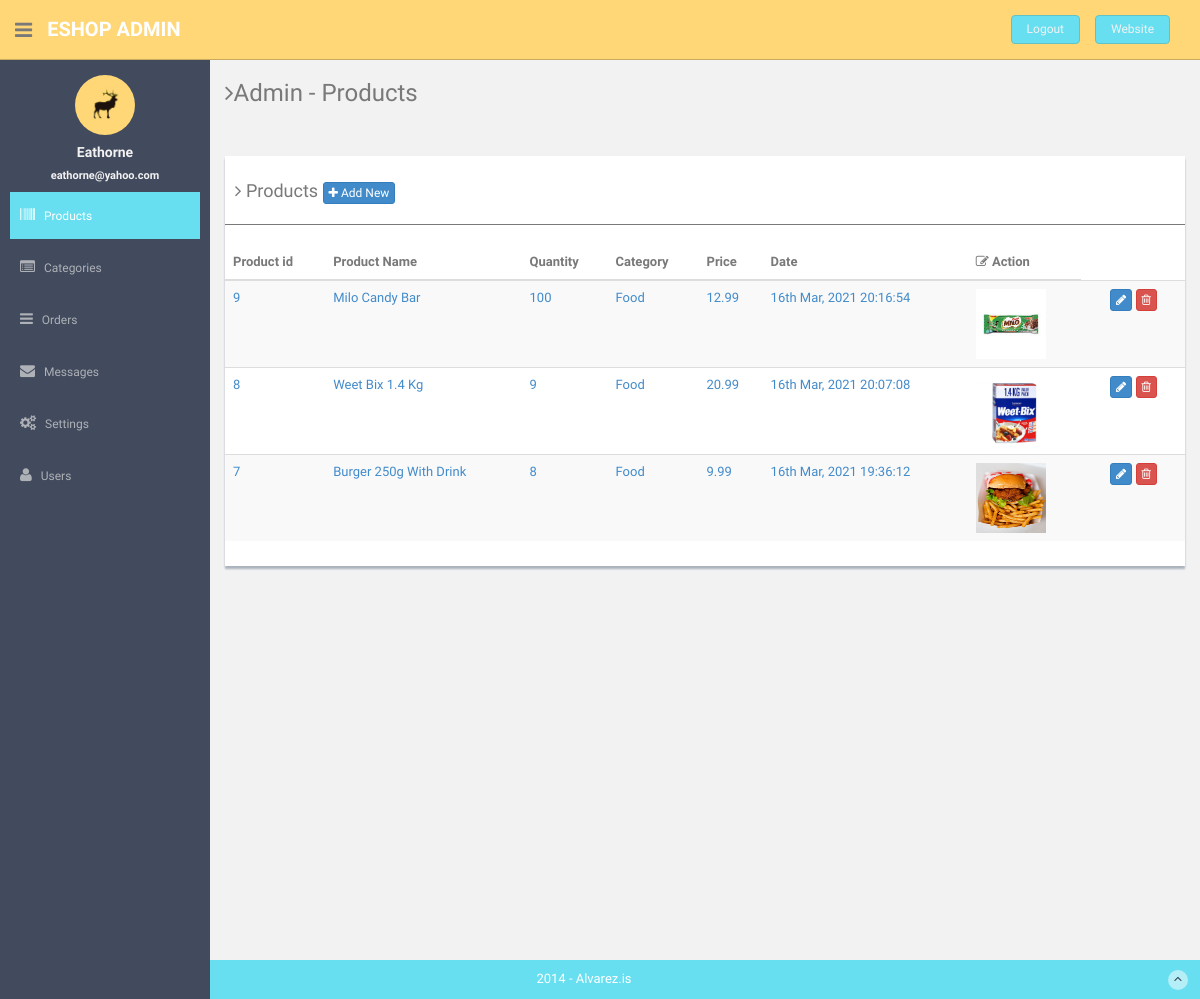
The page /admin/products (signed in) on the database its author committed.
### tables this page shows
CREATE TABLE `users` (
  `id` bigint(20) NOT NULL,
  `url_address` varchar(60) NOT NULL,
  `name` varchar(100) NOT NULL,
  `email` varchar(100) NOT NULL,
  `password` varchar(64) NOT NULL,
  `date` datetime NOT NULL,
  `rank` varchar(8) NOT NULL
);

CREATE TABLE `products` (
  `id` int(11) NOT NULL,
  `user_url` varchar(60) NOT NULL,
  `description` varchar(200) NOT NULL,
  `category` int(11) NOT NULL,
  `price` double NOT NULL,
  `quantity` int(11) NOT NULL,
  `image` varchar(500) NOT NULL,
  `image2` varchar(500) DEFAULT NULL,
  `image3` varchar(500) DEFAULT NULL,
  `image4` varchar(500) DEFAULT NULL,
  `date` datetime NOT NULL,
  `slag` varchar(100) NOT NULL
);

CREATE TABLE `categories` (
  `id` int(11) NOT NULL,
  `category` varchar(30) NOT NULL,
  `disabled` tinyint(1) NOT NULL DEFAULT 0,
  `parent` int(11) NOT NULL
);

### app/controllers/admin.php (called while the page is built, shortened)
<?php
Class Admin extends Controller
{
	public function products()
	{
		$User = $this->load_model('User');
		$user_data = $User->check_login(true, ["admin"]);
		if(is_object($user_data)){
			$data['user_data'] = $user_data;
		}
		$DB = Database::newInstance();
		$products = $DB->read("select * from products order by id desc");
 		$categories = $DB->read("select * from categories where disabled = 0 order by id desc");
		$product = $this->load_model("Product");
		$category = $this->load_model("Category");
		$tbl_rows = $product->make_table($products,$category);
		$data['tbl_rows'] = $tbl_rows;
		$data['categories'] = $categories;
		$data['page_title'] = "Admin - Products";
		$data['current_page'] = "products";
		$this->view("admin/products",$data);
	}
}

### app/core/app.php (called while the page is built, shortened)
<?php
Class App
{
	protected $method = "index";
	public function __construct()
	{
		$url = $this->parseURL();
		$url[0] = str_replace("-", "_", $url[0]);
		if(file_exists("../app/controllers/" . strtolower($url[0]) . ".php"))
		{
			unset($url[0]);
		}
		$this->controller = new $this->controller;
		if(isset($url[1]))
		{
			$url[1] = strtolower($url[1]);
			if(method_exists($this->controller, $url[1]))
			{
				$this->method = $url[1];
				unset($url[1]);
			}
		}
		$this->params = (count($url) > 0) ? $url : ["home"];
		call_user_func_array([$this->controller,$this->method], $this->params);
	}
	private function parseURL()
	{
		$url = isset($_GET['url']) ? $_GET['url'] : "home";
		return explode("/", filter_var(trim($url,"/"),FILTER_SANITIZE_URL));
 	}
}

### public/index.php (called while the page is built, shortened)
<?php
$app = new App();

### app/core/database.php (called while the page is built, shortened)
<?php
Class Database
{
	public static $con;
	public function __construct()
	{
		try{
			$string = DB_TYPE . ":host=". DB_HOST .";dbname=". DB_NAME;
			self::$con = new PDO($string,DB_USER,DB_PASS);
		}catch (PDOException $e){
			die($e->getMessage());
		}
	}
 	public static function newInstance()
	{
		return $instance = new self();
 	}
	public function read($query,$data = array())
	{
		$stm = self::$con->prepare($query);
		$result = $stm->execute($data);
		if($result){
			$data = $stm->fetchAll(PDO::FETCH_OBJ);
			if(is_array($data) && count($data) > 0)
			{
				return $data;
			}
		}
		return false;
	}
}

### app/models/category.class.php (called while the page is built, shortened)
<?php
Class Category
{
	public function get_one($id)
	{
		$id = (int)$id;
		$DB = Database::newInstance();
		$data = $DB->read("select * from categories where id = '$id' limit 1");
		return $data[0];
	}
}

### app/models/user.class.php (called while the page is built, shortened)
<?php
Class User
{
	public function check_login($redirect = false, $allowed = array())
	{
		$db = Database::getInstance();
		if(count($allowed) > 0){
			$arr['url'] = $_SESSION['user_url'];
			$query = "select * from users where url_address = :url limit 1";
			$result = $db->read($query,$arr);
			if(is_array($result))
			{
				$result = $result[0];
				if(in_array($result->rank, $allowed)){
					return $result;
				}
			}
			die;
		}
		return false;
	}
}

### app/views/eshop/admin/products.php (the view, shortened to what this page needs)
<?php $this->view("admin/sidebar",$data); ?>
	<div class="row mt">
                  <div class="col-md-12">
                      <div class="content-panel">
                          <table class="table table-striped table-advance table-hover">
	                  	  	  <h4><i class="fa fa-angle-right"></i> Products <button class="btn btn-primary btn-xs" onclick="show_add_new(event)"><i class="fa fa-plus"></i> Add New</button></h4>
	                  	  	  <hr>
                              <thead>
                              <tr>
                                  <th>Product id</th>
                                  <th>Product Name</th>
                                   <th>Quantity</th>
                                   <th>Category</th>
                                   <th>Price</th>
                                   <th>Date</th>
                                  <th><i class=" fa fa-edit"></i> Action</th>
                              </tr>
                              </thead>
                              <tbody id="table_body">
                              	<?=$tbl_rows?>
                              </tbody>
                          </table>
                      </div>
                  </div>
              </div>

### app/models/product.class.php (shortened to what this page needs)
<?php
Class Product
{
	public function make_table($cats,$model = null)
	{
		$result = "";
		if(is_array($cats)){
			foreach ($cats as $cat_row) {
 				$edit_args = $cat_row->id.",'".$cat_row->description."'";
 				$info = array();
 				$info['id'] = $cat_row->id;
 				$info['description'] = $cat_row->description;
 				$info['quantity'] = $cat_row->quantity;
 				$info['price'] = $cat_row->price;
 				$info['category'] = $cat_row->category;
 				$info['image'] = $cat_row->image;
 				$info['image2'] = $cat_row->image2;
 				$info['image3'] = $cat_row->image3;
 				$info['image4'] = $cat_row->image4;
 				$info = str_replace('"', "'", json_encode($info));
 				$one_cat = $model->get_one($cat_row->category);
 				$result .= "<tr>";
					$result .= '
						<td><a href="basic_table.html#">'.$cat_row->id.'</a></td>
						<td><a href="basic_table.html#">'.$cat_row->description.'</a></td>
						<td><a href="basic_table.html#">'.$cat_row->quantity.'</a></td>
						<td><a href="basic_table.html#">'.$one_cat->category.'</a></td>
						<td><a href="basic_table.html#">'.$cat_row->price.'</a></td>
						<td><a href="basic_table.html#">'.date("jS M, Y H:i:s",strtotime($cat_row->date)).'</a></td>
						<td><a href="basic_table.html#"><img src="'.ROOT . $cat_row->image.'" style="width:70px; height:70px;" /></a></td>
	                  <td></td>
	                  <td>
	                      <button info="'.$info.'" onclick="show_edit_product('.$edit_args.',event)" class="btn btn-primary btn-xs"><i class="fa fa-pencil"></i></button>
	                      <button onclick="delete_row('.$cat_row->id.')" class="btn btn-danger btn-xs"><i class="fa fa-trash-o "></i></button>
	                  </td>
					';
				$result .= "</tr>";
			}
		}
		return $result;
	}
}

### app/views/eshop/admin/sidebar.php (shortened to what this page needs)
<aside>
    <div id="sidebar"  class="nav-collapse ">
        <ul class="sidebar-menu" id="nav-accordion">
        	  <p class="centered"><a href="profile.html"><img src="<?=ASSETS . THEME ?>admin/img/ui-sam.jpg" class="img-circle" width="60"></a></p>
            <h5 class="centered"><?=$data['user_data']->name?></h5>
        	  <h5 class="centered" style="font-size: 11px;"><?=$data['user_data']->email?></h5>
            <li class="sub-menu">
                <a <?=(isset($current_page) && $current_page == "products") ? ' class="active" ':''; ?> href="<?=ROOT?>admin/products" >
                    <i class="fa fa-barcode"></i>
                    <span>Products</span>
                </a>
            </li>
            <li class="sub-menu">
                <a <?=(isset($current_page) && $current_page == "categories") ? ' class="active" ':''; ?> href="<?=ROOT?>admin/categories" >
                    <i class="fa fa-list-alt"></i>
                    <span>Categories</span>
                </a>
            </li>
            <li class="sub-menu">
                <a <?=(isset($current_page) && $current_page == "orders") ? ' class="active" ':''; ?> href="<?=ROOT?>admin/orders" >
                    <i class="fa fa-reorder"></i>
                    <span>Orders</span>
                </a>
            </li>
            <li class="sub-menu">
                <a <?=(isset($current_page) && $current_page == "messages") ? ' class="active" ':''; ?> href="<?=ROOT?>admin/messages" >
                    <i class="fa fa-envelope"></i>
                    <span>Messages</span>
                </a>
            </li>
            <li class="sub-menu">
                <a <?=(isset($current_page) && $current_page == "settings") ? ' class="active" ':''; ?> href="<?=ROOT?>admin/settings" >
                    <i class="fa fa-cogs"></i>
                    <span>Settings</span>
                </a>
            </li>
            <li class="sub-menu">
                <a <?=(isset($current_page) && $current_page == "users") ? ' class="active" ':''; ?> href="<?=ROOT?>admin/users" >
                    <i class="fa fa-user"></i>
                    <span>Users</span>
                </a>
            </li>
        </ul>
    </div>
</aside>
<section id="main-content">
    <section class="wrapper site-min-height">
      <h3><i class="fa fa-angle-right"></i><?= ucwords($data['page_title']) ?></h3>
      <div class="row mt">
        <div class="col-lg-12">

### public/assets/eshop/admin/css/style.css (style rules this page uses)
body { color: #797979; background: #f2f2f2; font-family: 'Ruda', sans-serif; padding: 0px !important; margin: 0px !important; font-size:13px; }
ul li { list-style: none; }
a, a:hover, a:focus { text-decoration: none; outline: none; }
hr { margin-top: 20px; margin-bottom: 20px; border: 0; border-top: 1px solid #797979; }
.centered { text-align: center; }
.mt { margin-top: 25px; }
#sidebar { width: 210px; height: 100%; position: fixed; background: #424a5d; }
#sidebar h5 { color: #f2f2f2; font-weight: 700; }
#sidebar ul li { position: relative; }
ul.sidebar-menu , ul.sidebar-menu li ul.sub { margin: -2px 0 0; padding: 0; }
ul.sidebar-menu { margin-top: 75px; }
ul.sidebar-menu li { margin-bottom: 5px; margin-left:10px; margin-right:10px; }
ul.sidebar-menu li.sub-menu { line-height: 15px; }
ul.sidebar-menu li a span { display: inline-block; }
ul.sidebar-menu li a { color: #aeb2b7; text-decoration: none; display: block; padding: 15px 0 15px 10px; font-size: 12px; outline: none; -webkit-transition: all 0.3s ease; -moz-transition: all 0.3s ease; -o-transition: all 0.3s ease; -ms-transition: all 0.3s ease; transition: all 0.3s ease; }
ul.sidebar-menu li a.active, ul.sidebar-menu li a:hover, ul.sidebar-menu li a:focus { background: #68dff0; color: #fff; display: block; -webkit-transition: all 0.3s ease; -moz-transition: all 0.3s ease; -o-transition: all 0.3s ease; -ms-transition: all 0.3s ease; transition: all 0.3s ease; }
ul.sidebar-menu li a i { font-size: 15px; padding-right: 6px; }
ul.sidebar-menu li a.active i { color: #fff; }
#main-content { margin-left: 210px; }
.wrapper { display: inline-block; margin-top: 60px; padding-left: 15px; padding-right: 15px; padding-bottom: 15px; padding-top: 0px; width: 100%; }
.content-panel { background: #ffffff; box-shadow: 0px 3px 2px #aab2bd; padding-top: 15px; padding-bottom: 5px; }
.content-panel h4 { margin-left: 10px; }
.site-min-height { min-height: 900px; }

### rows shown on the page
users: name "Eathorne", email "eathorne@yahoo.com"
products: id "9", description "Milo Candy Bar", quantity "100", categories.category "Food", price "12.99", date "16th Mar, 2021 20:16:54", image (picture)
products: id "8", description "Weet Bix 1.4 Kg", quantity "9", categories.category "Food", price "20.99", date "16th Mar, 2021 20:07:08", image (picture)
products: id "7", description "Burger 250g With Drink", quantity "8", categories.category "Food", price "9.99", date "16th Mar, 2021 19:36:12", image (picture)

### other values the page prints
$data['page_title'] "Admin - Products"
